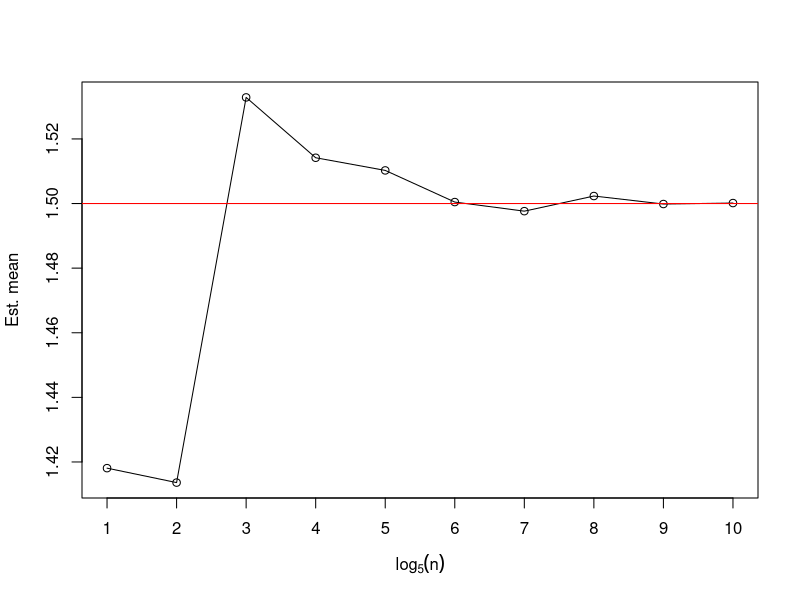

Generate this figure with R:
# Poisson tasks
set.seed(27092017)
n = 1000
X = rpois(n,2)

mean_est = mean(X)

mean_out = 0
M = 10
for (j in 0:M)
    mean_out = mean_out + j*dpois(j,2)

mean_out1 = 0
M = 10
for (k in 0:M)
    mean_out1 = mean_out1 + (1-ppois(k,2))

# Gamma tasks
set.seed(27092017)
n = 1000
X = rgamma(n,shape=3,rate=2)

mean_out = 0
for (i in 1:n)
    mean_out = mean_out + X[i]/n

mean_outs = rep(0,10)
for (j in 1:10) {
    set.seed(27092017)
    n = 5^j
    X = rgamma(n,shape=3,rate=2)
    mean_outs[j] = mean(X)
}
plot(c(1:10),mean_outs,type="o",xaxp=c(1,10,9),xlab=expression(log[5](n)),
ylab="Est. mean")
abline(a=1.5,b=0,col="red")

Sfun <- function(x) {
    return(1 - pgamma(x, shape=3, rate=2))
}

mean_new = integrate(Sfun, 0, Inf)
mean_new
